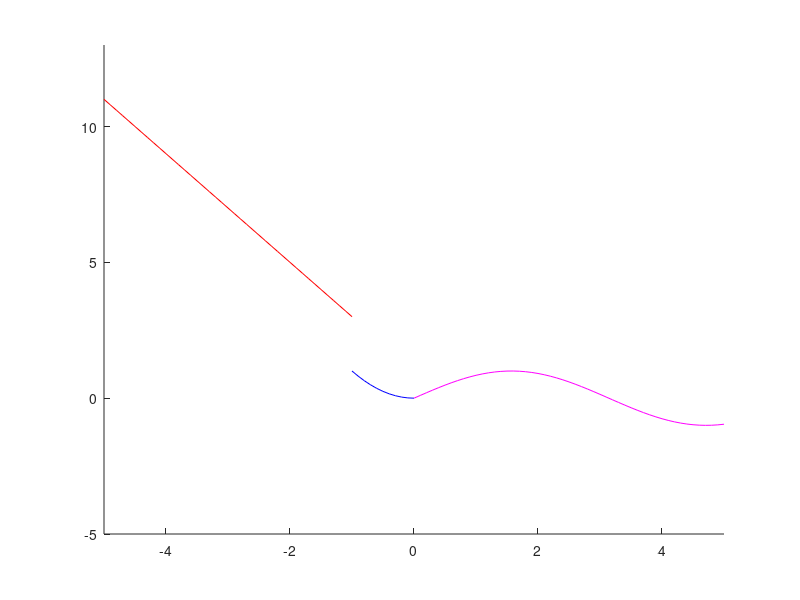

Reproduce this figure in MATLAB. (Note: this script raises an error after producing the figure.)
%======== EJERCICIO 1 ========

x=[-1:0.1:6];
e1a = (x.^2+2)./(x-3); %X=3 Discontinuidad
e1b = sqrt(x.^2+2); %Y=0 en X=0 Minimo
e1c = (x.^2).*(exp(-x)); %Y=0 en X=0 Minimo
e1d = log(x.^2)./x; %No tiene valores para X=0

%plot(x, e1a, 'r'); 


%======== EJERCICIO 2 ========

x21 = [-5:0.1:-1];
x22 = [-1:0.1:0];
x23 = [-0:0.1:5];

f21 = -2.*x21+1;
f22 = x22.^2;
f23 = sin(x23);

hold on
plot(x21, f21, 'r')
plot(x22, f22, 'b')
plot(x23, f23, 'm')
hold off
axis([-5 5 -5 13])
% Presenta una discontinuidad en X=1

%======== EJERCICIO 3 ========
syms y;
f3a = (exp(-y)-1)/y;
f3b = (cos(y))^(1/y);
f3c = ((2*y+3)/(2*y+1))^(y+1);
f3d = exp(tan(y));


e3ad = limit(f3a,y,0,'right');
e3ai = limit(f3a,y,0,'left'); 
e3bd = limit(f3b,y,0,'right');
e3bi = limit(f3b,y,0,'left');
e3c = limit(f3c,y,inf); 
e3di =limit(f3d,y,pi/2,'left'); 
e3dd = limit(f3d,y,pi/2,'right'); 
